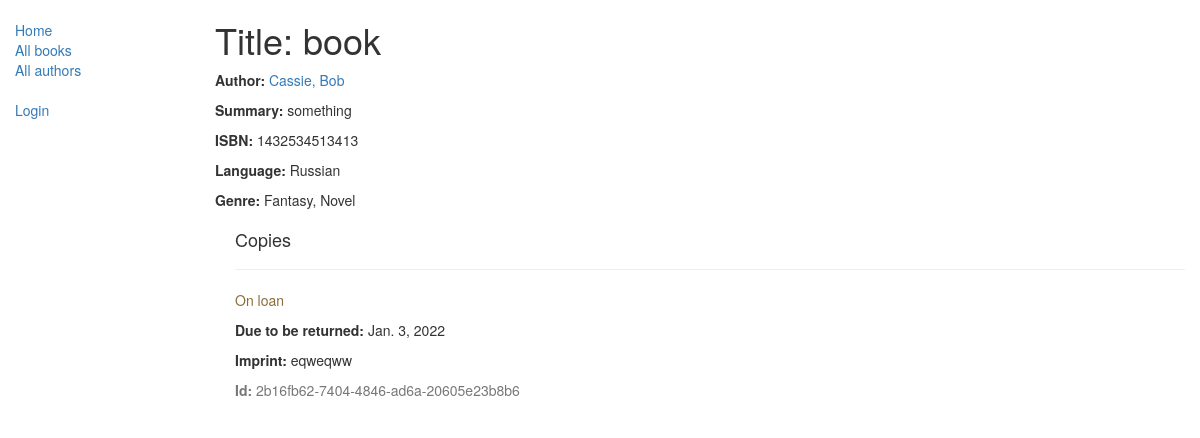
Page /catalog/book/5 on the committed database.
### catalog/models.py (models this page shows, shortened)
class Book(models.Model):
    title = models.CharField(max_length=200)
    author = models.ForeignKey('Author', on_delete=models.SET_NULL, null=True)
    summary = models.TextField(max_length=1000, help_text="Enter a brief description of the book")
    isbn = models.CharField('ISBN',
                            max_length=13,
                            help_text='13 Character <a href="https://www.isbn-international.org/content/what-isbn'
                                      '">ISBN number</a>')
    genre = models.ManyToManyField('Genre', help_text="Select a genre for this book")
    language = models.ForeignKey('Language', on_delete=models.SET_NULL, null=True)
    class Meta:
        ordering = ['title', 'author']
    def display_genre(self):
        """Creates a string for the Genre. This is required to display genre in Admin."""
        return ', '.join([genre.name for genre in self.genre.all()[:3]])
    display_genre.short_description = 'Genre'
    def display_language(self):
        return ', '.join([language.name for language in self.language.all()[:3]])
    display_language.short_description = 'Language'

class Author(models.Model):
    first_name = models.CharField(max_length=100)
    last_name = models.CharField(max_length=100)
    date_of_birth = models.DateField(null=True, blank=True)
    date_of_death = models.DateField('died', null=True, blank=True)
    class Meta:
        ordering = ['first_name', 'last_name']
    def __str__(self):
        return '%s, %s' % (self.last_name, self.first_name)

class Language(models.Model):
    name = models.CharField(max_length=200,
                            help_text="Enter the book's natural language (e.g. English, French, Japanese etc.)")
    def __str__(self):
        return self.name

class Genre(models.Model):
    name = models.CharField(
        max_length=200,
        help_text="Enter a book genre (e.g. Science Fiction, French Poetry etc.)")
    def __str__(self):
        return self.name

class BookInstance(models.Model):
    id = models.UUIDField(primary_key=True, default=uuid.uuid4,
                          help_text="Unique ID for this particular book across whole library")
    book = models.ForeignKey('Book', on_delete=models.SET_NULL, null=True)
    imprint = models.CharField(max_length=200)
    due_back = models.DateField(null=True, blank=True)
    borrower = models.ForeignKey(User, on_delete=models.SET_NULL, null=True, blank=True)
    LOAN_STATUS = (
        ('m', 'Maintenance'),
        ('o', 'On loan'),
        ('a', 'Available'),
        ('r', 'Reserved'),
    )
    status = models.CharField(
        max_length=1,
        choices=LOAN_STATUS,
        blank=True, default='m',
        help_text='Book availability')
    class Meta:
        ordering = ["due_back"]
        permissions = (("can_mark_returned", "Set book as returned"),)

### catalog/views.py (the view)
# urls.py: re_path(r'^book/(?P<pk>\d+)$', views.BookDetailView.as_view(), name='book-detail'),
class BookDetailView(generic.DetailView):
    model = Book

### catalog/templates/catalog/book_detail.html
{% extends "base_generic.html" %}
{% block content %}
  <h1>Title: {{ book.title }}</h1>
  <p><strong>Author:</strong> <a href="{% url 'author-detail' book.author.pk %}">{{ book.author }}</a></p>
  <p><strong>Summary:</strong> {{ book.summary }}</p>
  <p><strong>ISBN:</strong> {{ book.isbn }}</p>
  <p><strong>Language:</strong> {{ book.language }}</p>
  <p><strong>Genre:</strong> {% for genre in book.genre.all %} {{ genre }}{% if not forloop.last %}, {% endif %}{% endfor %}</p>
  <div style="margin-left:20px;margin-top:20px">
    <h4>Copies</h4>
    {% for copy in book.bookinstance_set.all %}
    <hr>
    <p class="{% if copy.status == 'a' %}text-success{% elif copy.status == 'd' %}text-danger{% else %}text-warning{% endif %}">{{ copy.get_status_display }}</p>
    {% if copy.status != 'a' %}<p><strong>Due to be returned:</strong> {{copy.due_back}}</p>{% endif %}
    <p><strong>Imprint:</strong> {{copy.imprint}}</p>
    <p class="text-muted"><strong>Id:</strong> {{copy.id}}</p>
    {% endfor %}
  </div>
{% endblock %}

### rows in the picture
Book: title "book", author "Cassie, Bob", summary "something", isbn "1432534513413", language "Russian"
Genre: name "Fantasy"
Genre: name "Novel"
BookInstance: status "On loan", due_back "Jan. 3, 2022", imprint "eqweqww", id "2b16fb62-7404-4846-ad6a-20605e23b8b6"
